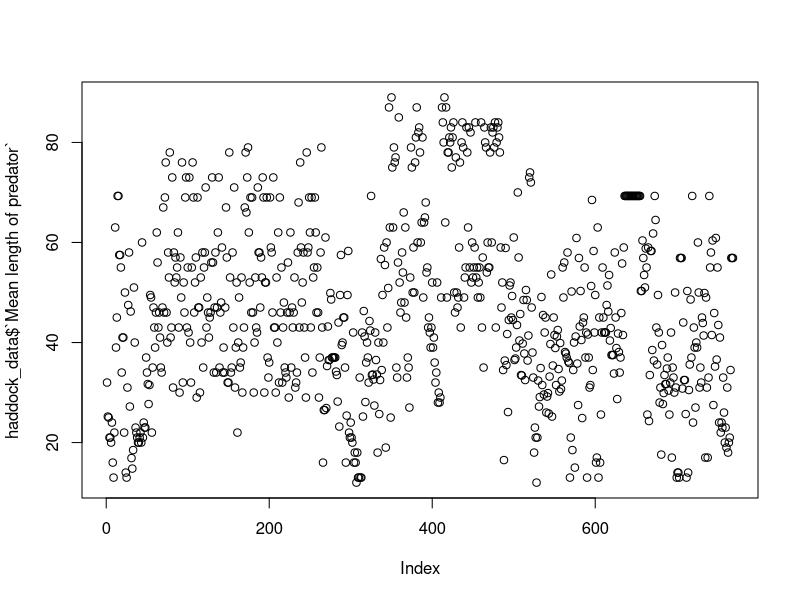
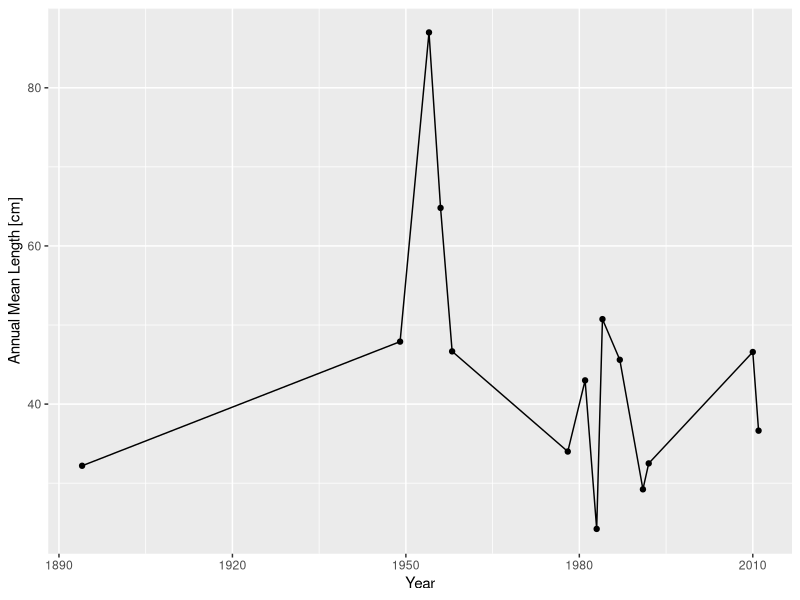
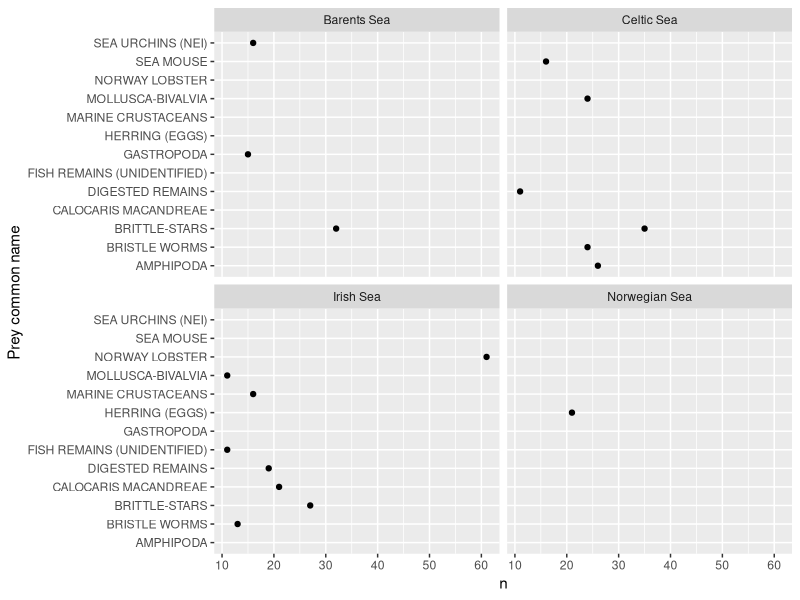

Write R code to recreate these figures, in order.
## ---- chunk 1
knitr::opts_chunk$set(echo = TRUE)
## ---- chunk 2
library(tidyverse)
haddock_data <- read_csv("Haddock_Data.csv")
## ---- chunk 3
plot(haddock_data$`Mean length of predator`)
## ---- chunk 4
annual_mean_length <- haddock_data %>% group_by(Year) %>% summarise(annual_predator_length = mean(`Mean length of predator`))
## ---- chunk 5
annual_mean_length %>% ggplot(aes(x=Year, y=annual_predator_length)) + geom_point() + geom_line() + ylab("Annual Mean Length [cm]")
## ---- chunk 6
prey_number <- haddock_data %>% group_by(`Prey common name`, Sea) %>% count()
prey_number
## ---- chunk 7
prey_number_10 <- prey_number %>% filter(n > 10)
prey_number_10
## ---- chunk 8
prey_number_10 <- prey_number_10[-c(10,11),]
## ---- chunk 9
prey_number_10 %>% ggplot(aes(x = n, y = `Prey common name`)) + geom_point() + geom_line() + facet_wrap(~Sea)
